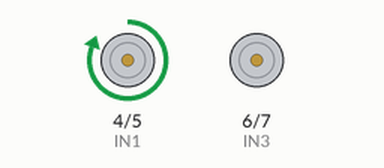
This sketch was run on a simulated Arduino Uno, built with avr-gcc and run on an emulated ATmega328P. Parts: motor-driver pin pairs drawn as motors (green arrow = first pin HIGH = forward, orange = second pin HIGH = backward, longer = more drive).

Above: at 0.5 s.
At 1.5 s:
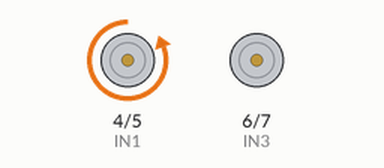
At 2.5 s:
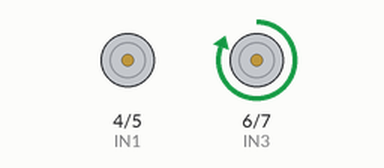
At 4.5 s:
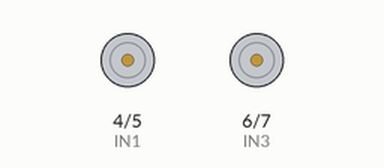
Timing chart, 0 to 6.5 s (numbered marks = the images above):
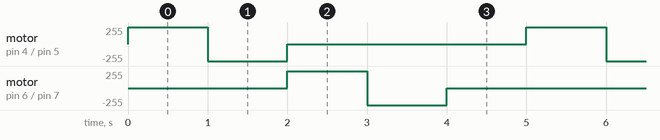

Measured:
- by itself, motor on pin 4 (IN1) / pin 5 (IN2), motor on pin 6 (IN3) / pin 7 (IN4): repeats every 5.0 s: backward 255/255 1.0 s, stopped 3.0 s, forward 255/255 1.0 s

The sketch:

DC_Motor_L298N.ino
```cpp
//  L298N 모터예제
int IN1 = 4; //
int IN2 = 5; //
int IN3 = 6; //
int IN4 = 7; //
//int ENA = 10;


void  setup()  {
//  채녈  A
pinMode(IN1, OUTPUT); //
pinMode(IN2, OUTPUT); //
pinMode(IN3, OUTPUT); //
pinMode(IN4, OUTPUT); //
//pinMode(ENA, OUTPUT); //
//pinMode(ENA, OUTPUT);
//digitalWrite(ENA, HIGH);
}

void  loop()
{
  //digitalWrite(ENA, HIGH);

  digitalWrite(IN1, HIGH);
  digitalWrite(IN2, LOW);
  delay(1000);
  digitalWrite(IN1, LOW);
  digitalWrite(IN2, LOW);

  digitalWrite(IN1, LOW);
  digitalWrite(IN2, HIGH);
  delay(1000);
  digitalWrite(IN1, LOW);
  digitalWrite(IN2, LOW);

  digitalWrite(IN3, HIGH);
  digitalWrite(IN4, LOW);
  delay(1000);
  digitalWrite(IN3, LOW);
  digitalWrite(IN4, LOW);

  digitalWrite(IN3, LOW);
  digitalWrite(IN4, HIGH);
  delay(1000);
  digitalWrite(IN3, LOW);
  digitalWrite(IN4, LOW);

  delay(1000);
}
```
